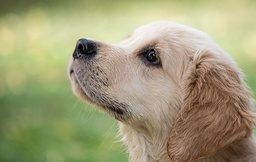
#> input picture DIP A2/Q3_1_Input.jpg, 256 x 162 px, shrunk from 640 x 406 before the run
$ python 'Question3 (for Python file).py'
#> lines starting #> are read from the running program, lines starting #| are printed output that depends on the picture
import cv2
import numpy as np

# The Kuwahara filter :
# The Kuwahara filter is a digital image filter that is used for smoothing an image, there will be sharper edges after filtering the image
# It operates on the principle of tiling of images with squares and the estimation of mean and variance of pixel density intensity
# The pixel with the smallest variation is taken for the output pixel which reduces the smoothness level while preserving differences.

# Read the input image
image = cv2.imread('Q3_1_Input.jpg')
#> image is the input picture: shape (162, 256, 3); mean B, G, R 120, 156.6, 160.1

# Convert the image to grayscale
gray_image = cv2.cvtColor(image, cv2.COLOR_BGR2GRAY)
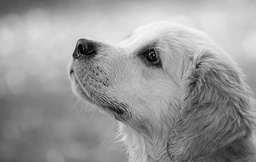
#> gray_image: shape (162, 256); min 0, max 248, mean 153.5
# Save the grayscale image
cv2.imwrite('Q3_2_gray_image.jpg', gray_image)
print("Q3_gray_image.jpg Saved")

class KuwaharaFilter:
    def __init__(self, image, k=7):
#> called with k = 7
        self.k = k
        self.image = image
        self.rows, self.columns = image.shape
#> self.rows = 162; self.columns = 256
        # Create a border around the image to handle edge cases
        self.border_image = cv2.copyMakeBorder(image, k // 2, k // 2, k // 2, k // 2, cv2.BORDER_REFLECT)
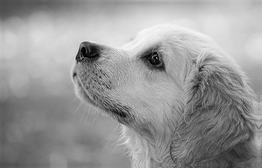
#> self.border_image: shape (168, 262); min 0, max 248, mean 152.7
        self.kuwahara_image = np.zeros_like(image)

    def _get_regions(self, row, col):
        r1 = self.border_image[row:row+self.k, col:col+self.k]  # Top-left region
        r2 = self.border_image[row:row+self.k, col+self.k:col+2*self.k] # Top-right region
        r3 = self.border_image[row+self.k:row+2*self.k, col:col+self.k] # Bottom-left region
        r4 = self.border_image[row+self.k:row+2*self.k, col+self.k:col+2*self.k] # Bottom-right region
        return [r1, r2, r3, r4]

    # Calculate the mean and variance for each of the regions
    def _calculate_means_variances(self, regions):
        means = []
        variances = []

        for region in regions:
            if region.size > 0:
                means.append(np.mean(region))
                variances.append(np.var(region))
            else:
                means.append(0)
                variances.append(0)
        return means, variances

    # Applying the Kuwahara filter to each pixel in the image
    def apply(self):
        for row in range(self.rows):
            for col in range(self.columns):
                regions = self._get_regions(row, col)
                means, variances = self._calculate_means_variances(regions)

                min_variance_index = np.argmin(variances)
                self.kuwahara_image[row, col] = means[min_variance_index]
#> this loop made 162 passes
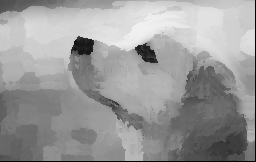
#> self.kuwahara_image: shape (162, 256); min 0, max 241, mean 154.1

        self.kuwahara_image = np.clip(self.kuwahara_image, 0, 255).astype(np.uint8)
        return self.kuwahara_image

print("Kuwahara Filter ........")
kuwahara_image = KuwaharaFilter(gray_image.copy(), k=7).apply()
cv2.imwrite('Q3_2_kuwahara_image.jpg', kuwahara_image)
print("Q3_kuwahara_image.jpg Saved")

$ run again, with DIP A2/Q1_1_Input.jpg copied over DIP A2/Q3_1_Input.jpg
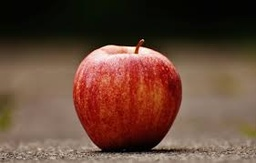
#> input picture DIP A2/Q1_1_Input.jpg, 256 x 163 px, shrunk from 281 x 179 before the run
#> image is the input picture: shape (163, 256, 3); mean B, G, R 55.9, 70.6, 101.6
#> in __init__, `self.border_image = cv2.copyMakeBorder(image, k // 2, k // 2, k // 2, ..`:
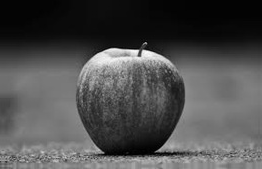
#> self.border_image: shape (169, 262); min 0, max 251, mean 77.9
#> the loop in apply, `for row in range(self.rows):` made 163 passes
#> after the loop in apply, `for row in range(self.rows):`:
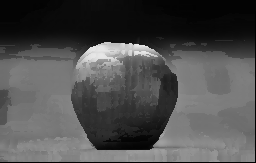
#> self.kuwahara_image: shape (163, 256); min 0, max 232, mean 78.2

$ run again, with DIP A2/Q4_1_Input.jpg copied over DIP A2/Q3_1_Input.jpg
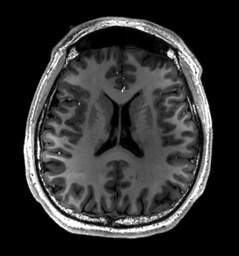
#> input picture DIP A2/Q4_1_Input.jpg, 239 x 256 px, shrunk from 1433 x 1534 before the run
#> image is the input picture: shape (256, 239, 3); min 0, max 255, mean 48.6
#> in __init__, `self.border_image = cv2.copyMakeBorder(image, k // 2, k // 2, k // 2, ..`:
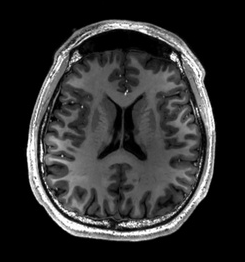
#> self.border_image: shape (262, 245); min 0, max 255, mean 46.3
#> after the loop in apply, `for row in range(self.rows):`:
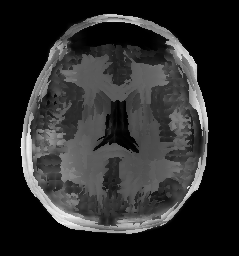
#> self.kuwahara_image: shape (256, 239); min 0, max 237, mean 44
